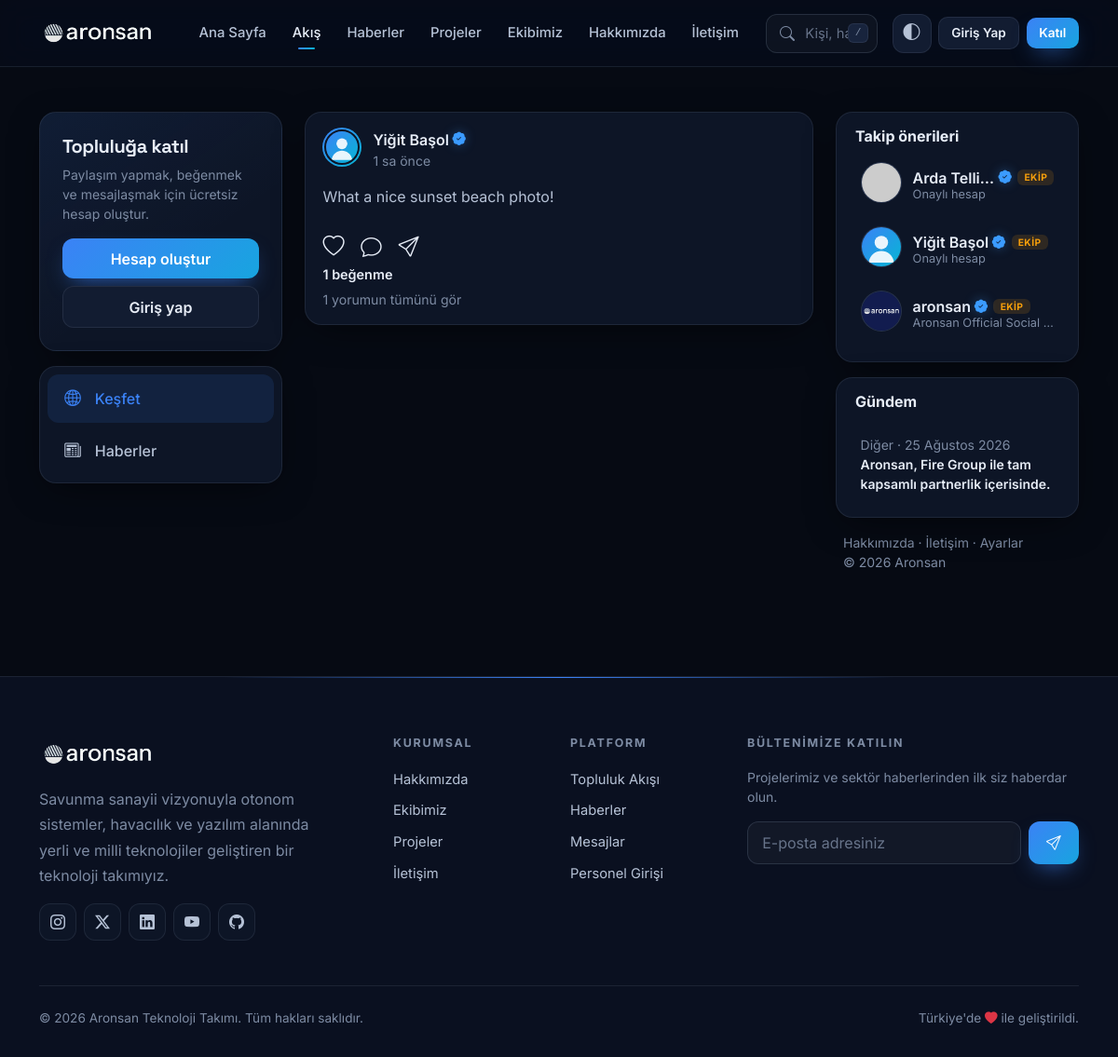
The app's page /akis with its own data.
### tables this page shows
CREATE TABLE gonderiler (
                        id INTEGER PRIMARY KEY AUTOINCREMENT,
                        kullanici_id INTEGER NOT NULL,
                        icerik TEXT NOT NULL,
                        gorsel_url TEXT,
                        begeni INTEGER DEFAULT 0,
                        tarih TIMESTAMP DEFAULT CURRENT_TIMESTAMP);

CREATE TABLE kullanicilar (
        id INTEGER PRIMARY KEY AUTOINCREMENT,
        ad_soyad TEXT NOT NULL,
        eposta TEXT UNIQUE NOT NULL,
        sifre TEXT NOT NULL,
        yetki TEXT NOT NULL
    , profil_fotografi TEXT DEFAULT 'https://ui-avatars.com/api/?name=Aronsan&background=0D8ABC&color=fff', biyografi TEXT DEFAULT 'Savunma sanayii ve teknoloji tutkunu.', mavi_tik INTEGER DEFAULT 0, kapak_fotografi TEXT, unvan TEXT, konum TEXT, web_sitesi TEXT, kayit_tarihi TEXT, son_gorulme TEXT, mesaj_izni TEXT DEFAULT 'herkes', cevrimici_goster INTEGER DEFAULT 1);

CREATE TABLE haberler (
            id INTEGER PRIMARY KEY AUTOINCREMENT,
            firma_adi TEXT NOT NULL,
            baslik TEXT NOT NULL,
            icerik TEXT NOT NULL,
            gorsel_url TEXT,
            tarih TIMESTAMP DEFAULT CURRENT_TIMESTAMP
        , goruntulenme INTEGER DEFAULT 0, begeni INTEGER DEFAULT 0);

### app.py (the view, shortened to what this page needs)
@app.route('/akis')
def akis():
    filtre = request.args.get('filtre', 'herkes')
    if filtre == 'takip' and g.user:
        gonderiler = sorgu(gonderi_sql('WHERE g.kullanici_id = ? OR g.kullanici_id IN (SELECT takip_edilen_id FROM takipciler WHERE takip_eden_id = ?)', 'LIMIT 60'),
                           (g.user['id'], g.user['id']))
    else:
        filtre = 'herkes'
        gonderiler = sorgu(gonderi_sql(limit='LIMIT 60'))
    benim = None
    return render_template('akis.html', gonderiler=gonderiler, filtre=filtre, oneriler=takip_onerileri(),
                           son_haberler=sorgu(haber_listesi_sql(limit='LIMIT 4')), benim=benim)

### templates/akis.html (shortened to what this page needs)
{% extends 'base.html' %}
{% import 'macros.html' as m with context %}
{% block content %}
<div class="container-xl py-4 py-lg-5">
    <div class="row g-4 justify-content-center">
        <aside class="col-lg-3 d-none d-lg-block">
            <div class="yapiskan-yan">
                {% if aktif_kullanici %}
                <div class="kart overflow-hidden mb-3" data-reveal>
                    <div style="height:70px;background:var(--gradient);{% if aktif_kullanici.kapak_fotografi %}background:url('{{ aktif_kullanici.kapak_fotografi }}') center/cover{% endif %}"></div>
                    <div class="px-3 pb-3 text-center" style="margin-top:-36px">
                        <a href="{{ url_for('profil', id=aktif_kullanici.id) }}">{{ m.avatar(aktif_kullanici.profil_fotografi, 72, halka=True) }}</a>
                        <div class="mt-2">{{ m.kisi(aktif_kullanici) }}</div>
                        <div class="small text-muted text-truncate">{{ aktif_kullanici.unvan or aktif_kullanici.biyografi or '' }}</div>
                        <div class="d-flex justify-content-around mt-3 pt-3 border-top" style="border-color:var(--border)!important">
                            <div><div class="fw-bold">{{ benim.gonderi }}</div><div class="small text-muted">Gönderi</div></div>
                            <button class="btn-link-plain" data-takip-liste="{{ aktif_kullanici.id }}" data-tur="takipciler"><div class="fw-bold" style="color:var(--text);font-size:1rem">{{ benim.takipci }}</div><div class="small text-muted">Takipçi</div></button>
                            <button class="btn-link-plain" data-takip-liste="{{ aktif_kullanici.id }}" data-tur="takip_edilenler"><div class="fw-bold" style="color:var(--text);font-size:1rem">{{ benim.takip }}</div><div class="small text-muted">Takip</div></button>
                        </div>
                    </div>
                </div>
                {% else %}
                <div class="kart kart-govde mb-3 cam" data-reveal>
                    <h5 class="fw-bold">Topluluğa katıl</h5>
                    <p class="text-muted small">Paylaşım yapmak, beğenmek ve mesajlaşmak için ücretsiz hesap oluştur.</p>
                    <a href="{{ url_for('kayit') }}" class="btn btn-primary w-100 mb-2">Hesap oluştur</a>
                    <a href="{{ url_for('giris', next=request.path) }}" class="btn btn-ghost w-100">Giriş yap</a>
                </div>
                {% endif %}
                <div class="kart p-2" data-reveal style="--d:.05s">
                    <div class="ayar-menu">
                        <a href="{{ url_for('akis') }}" class="{{ 'aktif' if filtre == 'herkes' }}"><i class="bi bi-globe2"></i>Keşfet</a>
                        <a href="{{ url_for('haberler') }}"><i class="bi bi-newspaper"></i>Haberler</a>
                    </div>
                </div>
            </div>
        </aside>
        <div class="col-md-10 col-lg-6">
            <div class="d-flex flex-column gap-4">
                {% for gd in gonderiler %}
                    {{ m.gonderi_kart(gd) }}
                {% else %}
                    {% if filtre == 'takip' %}
                    {{ m.bos('bi-people', 'Akışın henüz boş', 'Takip ettiğin kişiler paylaşım yaptığında burada göreceksin.', 'Keşfet', url_for('akis')) }}
                    {% else %}
                    {{ m.bos('bi-chat-square-heart', 'Henüz paylaşım yok', 'Topluluğun ilk gönderisini paylaşan sen ol!') }}
                    {% endif %}
                {% endfor %}
            </div>
        </div>
        <aside class="col-lg-3 d-none d-lg-block">
            <div class="yapiskan-yan">
                {% if oneriler %}
                <div class="kart p-3 mb-3" data-reveal>
                    <div class="d-flex justify-content-between align-items-center mb-2 px-1">
                        <h6 class="fw-bold m-0">Takip önerileri</h6>
                    </div>
                    {% for k in oneriler %}{{ m.kisi_satir(k, k.unvan or ('Onaylı hesap' if k.mavi_tik else 'Topluluk üyesi')) }}{% endfor %}
                </div>
                {% endif %}
                {% if son_haberler %}
                <div class="kart p-3" data-reveal style="--d:.05s">
                    <h6 class="fw-bold mb-3 px-1">Gündem</h6>
                    {% for h in son_haberler %}
                    <a href="{{ url_for('haber_detay', id=h.id) }}" class="d-block kisi-satir text-reset">
                        <div style="min-width:0">
                            <div class="small text-muted">{{ h.firma_adi }} · {{ h.tarih|zaman_once }}</div>
                            <div class="fw-semibold small line-clamp-2">{{ h.baslik }}</div>
                        </div>
                    </a>
                    {% endfor %}
                </div>
                {% endif %}
                <div class="small text-muted mt-3 px-2">
                    <a href="{{ url_for('hakkimizda') }}" class="text-muted">Hakkımızda</a> · <a href="{{ url_for('iletisim') }}" class="text-muted">İletişim</a> · <a href="{{ url_for('ayarlar') }}" class="text-muted">Ayarlar</a><br>© 2026 Aronsan
                </div>
            </div>
        </aside>
    </div>
</div>
{% endblock %}

### templates/macros.html (shortened to what this page needs)
{% macro tik(deger) -%}
{%- if deger %}<i class="bi bi-patch-check-fill mavi-tik" title="Onaylı hesap" aria-label="Onaylı hesap"></i>{% endif -%}
{%- endmacro %}
{% macro avatar(url, boyut=40, cevrimici=False, halka=False, cls='') -%}
<span class="avatar {% if halka %}halka{% endif %} {{ cls }}" style="--s:{{ boyut }}px">
    <img src="{{ url or VARSAYILAN_AVATAR }}" alt="" loading="lazy" onerror="this.onerror=null;this.src='{{ url_for('static', filename='img/avatar.svg') }}'">
</span>
{%- endmacro %}
{% macro isim(id, ad, mavi_tik, link=True, cls='', personel=False) -%}
{%- if link -%}
<a href="{{ url_for('profil', id=id) }}" class="kisi-isim {{ cls }}"><span>{{ ad }}</span>{{ tik(mavi_tik) }}{% if personel %}<span class="personel-rozet">EKİP</span>{% endif %}</a>
{%- else -%}
<span class="kisi-isim {{ cls }}"><span>{{ ad }}</span>{{ tik(mavi_tik) }}{% if personel %}<span class="personel-rozet">EKİP</span>{% endif %}</span>
{%- endif -%}
{%- endmacro %}
{% macro kisi(k, link=True, cls='') -%}
{{ isim(k.id, k.ad_soyad, k.mavi_tik, link, cls, k.yetki == 'personel') }}
{%- endmacro %}
{% macro kisi_satir(k, alt=None, takip_butonu=True) -%}
<div class="kisi-satir">
    <a href="{{ url_for('profil', id=k.id) }}">{{ avatar(k.profil_fotografi, 44, cevrimici_mi(k)) }}</a>
    <div class="bilgi">
        {{ kisi(k) }}
        <div class="alt">{{ alt if alt is not none else (k.unvan or k.biyografi or '') }}</div>
    </div>
</div>
{%- endmacro %}
{% macro gonderi_kart(gd, gecikme=0) -%}
<article class="kart gonderi-kart" id="gonderi-{{ gd.id }}" data-reveal style="--d: {{ gecikme }}s">
    <div class="ust">
        <a href="{{ url_for('profil', id=gd.kullanici_id) }}">{{ avatar(gd.yazar_foto, 42, halka=gd.yazar_tik) }}</a>
        <div class="flex-grow-1" style="min-width:0">
            {{ isim(gd.kullanici_id, gd.yazar_ad, gd.yazar_tik) }}
            <div class="small text-muted">{{ gd.tarih|zaman_once }}</div>
        </div>
    </div>
    {% if gd.gorsel_url %}
        {% if gd.icerik %}<div class="metin-kutu" data-gonderi-metin>{{ gd.icerik }}</div>{% endif %}
    {% else %}
        <div class="metin-kutu buyuk" data-gonderi-metin data-gonderi-ac="{{ gd.id }}">{{ gd.icerik }}</div>
    {% endif %}
    <div class="aksiyonlar">
        <button class="begen-btn {% if gd.begendim %}aktif{% endif %}" data-gonderi-begen="{{ gd.id }}" aria-label="Beğen"><i class="bi {% if gd.begendim %}bi-heart-fill{% else %}bi-heart{% endif %}"></i></button>
        <button class="aksiyon-btn" data-gonderi-ac="{{ gd.id }}" aria-label="Yorum yap"><i class="bi bi-chat"></i></button>
        <button class="aksiyon-btn" data-kopyala="{{ url_for('profil', id=gd.kullanici_id, gonderi=gd.id, _external=True) }}" aria-label="Paylaş"><i class="bi bi-send"></i></button>
    </div>
    <div class="sayac"><span data-begeni-sayi="{{ gd.id }}">{{ gd.begeni_sayisi }}</span> beğenme</div>
    <button class="yorum-link" data-gonderi-ac="{{ gd.id }}">
        {% if gd.yorum_sayisi %}{{ gd.yorum_sayisi }} yorumun tümünü gör{% else %}Yorum ekle...{% endif %}
    </button>
</article>
{%- endmacro %}

### records on screen
gonderiler: {{ gecikme }} 0 (drawn), {{ boyut }} 42 (drawn), tarih|zaman_once "1 sa önce", icerik "What a nice sunset beach photo!", begeni_sayisi "1", yorum_sayisi "1"
kullanicilar: ad_soyad "Yiğit Başol", {{ boyut }} 44 (drawn), unvan "Onaylı hesap"
kullanicilar: {{ boyut }} 44 (drawn), ad_soyad "Arda Telli…", unvan "Onaylı hesap"
kullanicilar: {{ boyut }} 44 (drawn), profil_fotografi (picture), ad_soyad "aronsan", unvan "Aronsan Official Social…"
haberler: firma_adi "Diğer", tarih|zaman_once "25 Ağustos 2026", baslik "Aronsan, Fire Group ile tam kapsamlı partnerlik içerisinde."

### other values on screen
{{ 2026 }} "2026"
